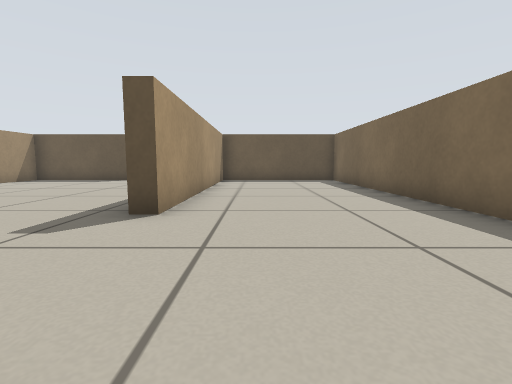
view 1 (above)

24 first-person views from a walk through a robot-simulator world made for Stage. The camera is 0.39 m above the floor, tilts 6° down and sees 85° across. Floor lines are 1 m apart. The floor is counted in squares, 0.5 m on a side. Each view is taken from the middle of a square. On the plan, view 1 faces up. The plan holds only what a view shows up to about 10 squares ahead; the rest is blank. The robots in the file are not drawn.

view 2
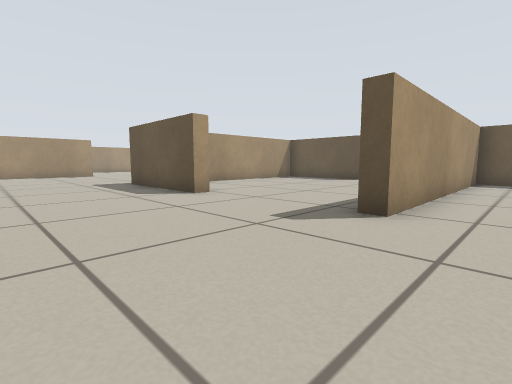

view 3
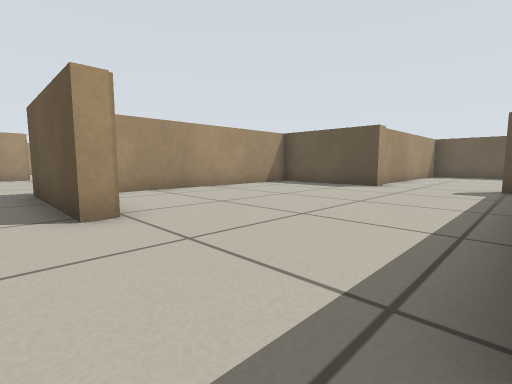

view 4
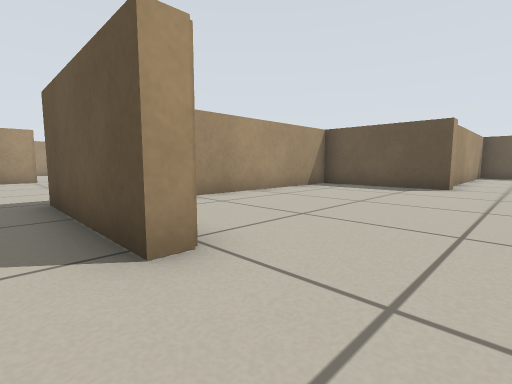

view 5
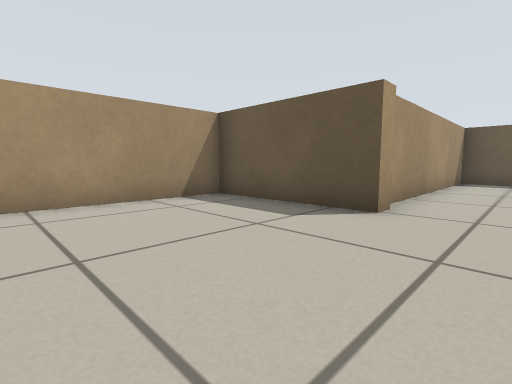

view 6
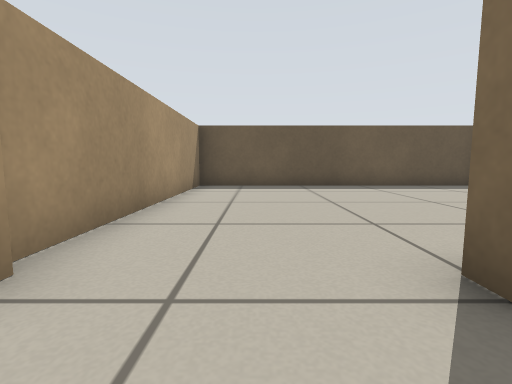

view 7
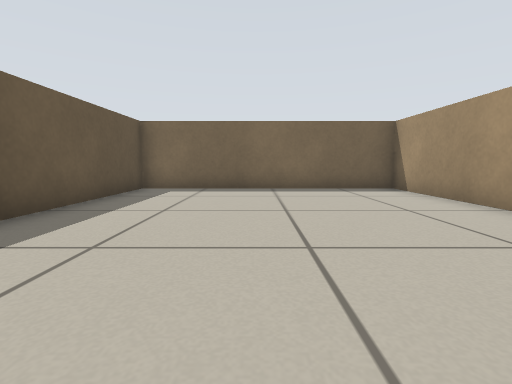

view 8
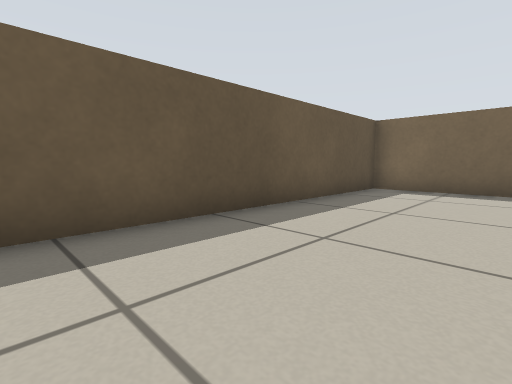

view 9
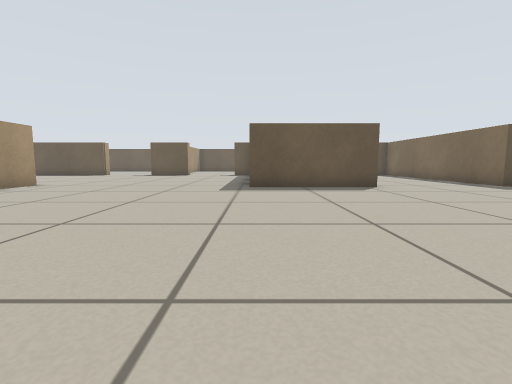

view 10
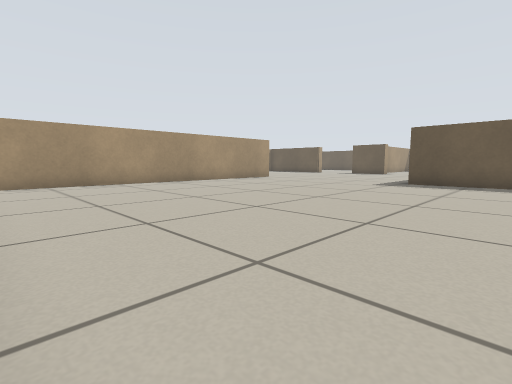

view 11
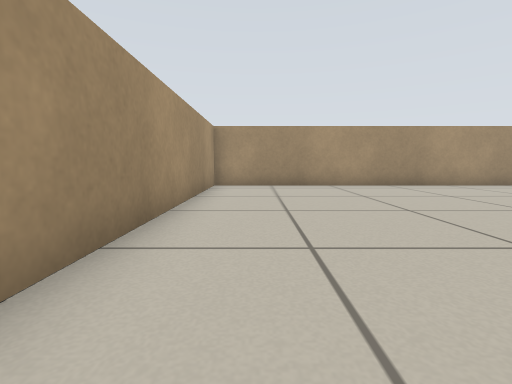

view 12
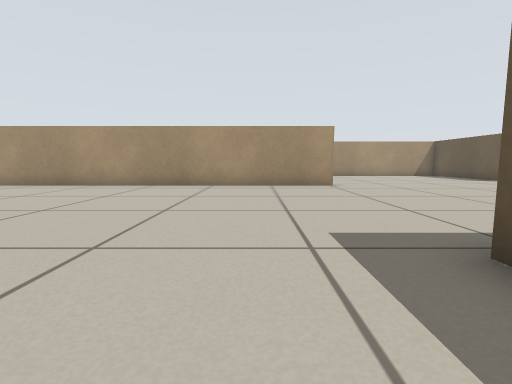

view 13
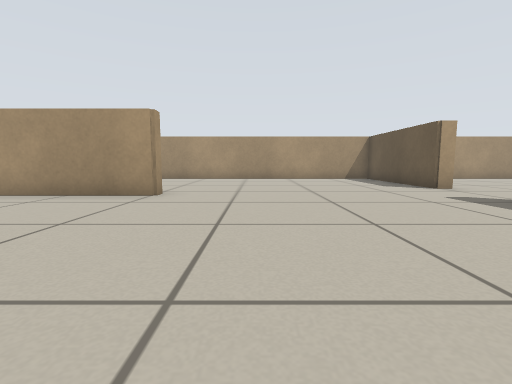

view 14
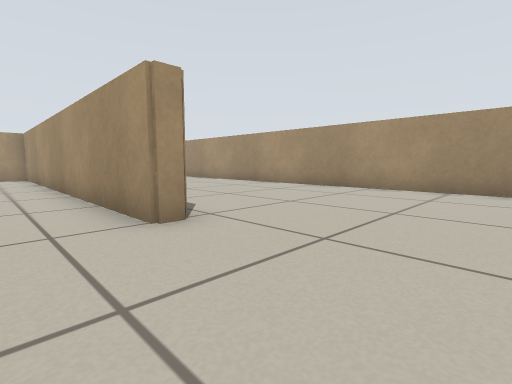

view 15
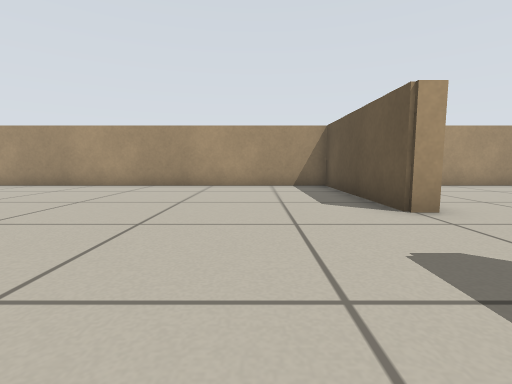

view 16
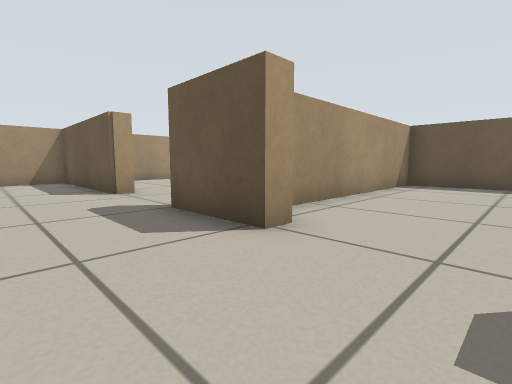

view 17
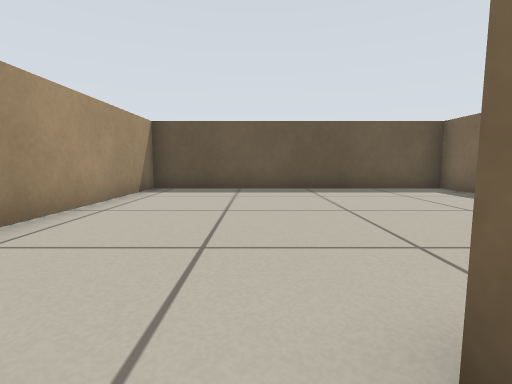

view 18
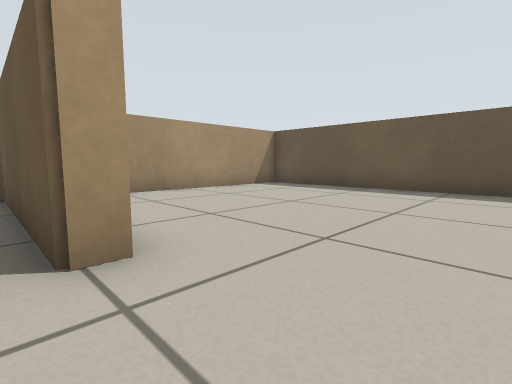

view 19
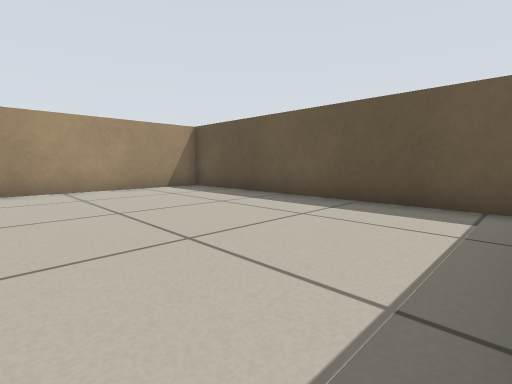

view 20
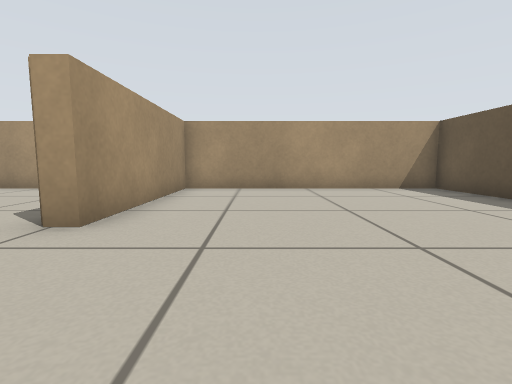

view 21
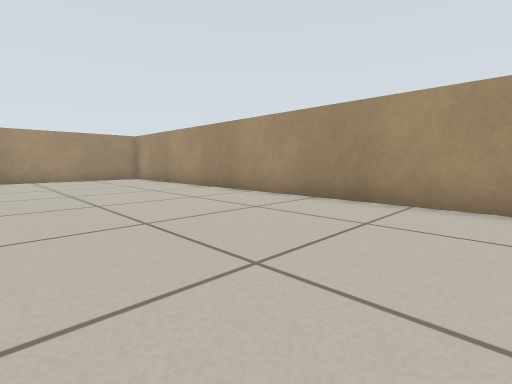

view 22
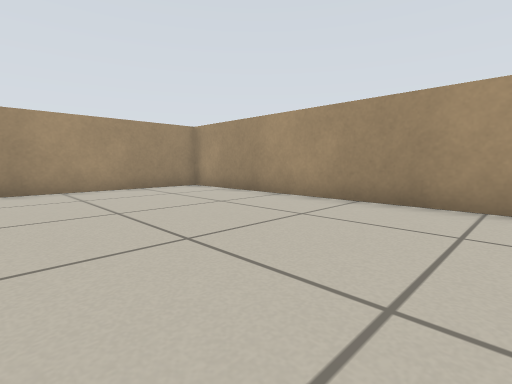

view 23
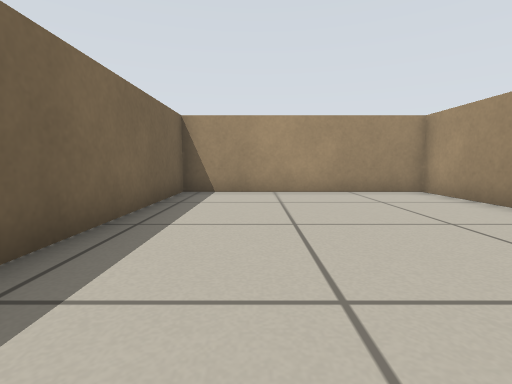

view 24
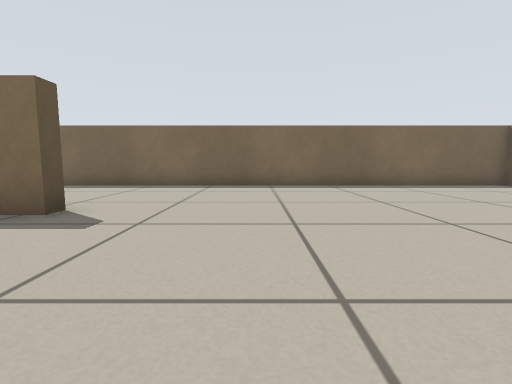

### Floor plan
Points are (right, up) in squares from view 1. A wall is a line through its corners. A room is listed if a view was taken in it or the views show most of it. See-through windows are left out.
Room 1 (views 1, 2, 3, 4, 5, 6, 7, 8, 9, 10, 11, 12, 13, 14, 15, 16, 17, 18, 19, 20, 21, 22, 23, 24)
walls: (-6.1, 4.5) (-6.1, 3.9) (-10.2, 3.9); (-18.1, 4.7) (-17.5, 4.7) (-17.5, -7.4) (-9.5, -7.4); (-14.2, 12.9) (-14.2, 12.4) (-16.5, 12.4); (-5.7, 12.9) (-5.7, 12.4) (-9.7, 12.4) (-9.7, 5.5); (-0.5, 12.4) (-1.5, 12.4) (-1.5, 4.1) (-1.9, 4.1) (-1.9, 5.2); (-0.6, 12.9) (3.4, 12.9) (3.4, 20.4) (-5.9, 20.4) (-5.9, 13); (-6.4, 19) (-6.4, 20.4) (-15.1, 20.4) (-15.1, 14); (-16.1, 20.4) (-24.4, 20.4) (-24.4, 12.9) (-19.3, 12.9) (-19.3, 12.4) (-24.4, 12.4) (-24.4, -7.4) (-18.1, -7.4) (-18.1, -2); (3.4, -7.5) (3.4, 10.1)

Positions as (right, up) in squares from view 1, and headings:
1: (0, 0), facing up
2: (0, 0), facing up-left
3: (-2, 3), facing up-left
4: (-4, 3), facing up-left
5: (-4, 8), facing up-left
6: (-4, 11), facing up
7: (-5, 17), facing right
8: (-5, 17), facing up-right
9: (-10, -5), facing up
10: (-7, -7), facing up-left
11: (-8, -6), facing left
12: (-8, 2), facing left
13: (-11, 7), facing left
14: (-16, 8), facing down-left
15: (-15, 10), facing left
16: (-12, 10), facing up-left
17: (-12, 12), facing up
18: (-17, 12), facing up-left
19: (-16, 15), facing up-left
20: (-16, 15), facing left
21: (-19, 6), facing down-left
22: (-19, 1), facing down-left
23: (-20, 0), facing down
24: (-6, 1), facing right
